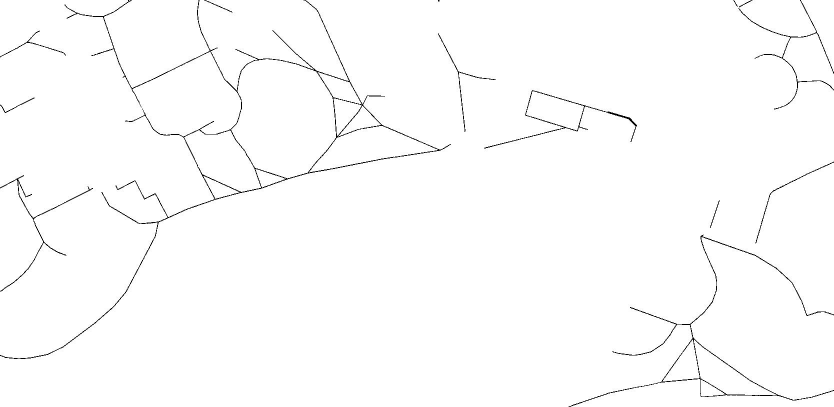
#> input picture pathfinding/output.jpg, 1668 x 814 px (shown at 1/2 size)
$ jupyter execute --allow-errors search.ipynb   (shell and % lines are left out)
#> lines starting #> are read from the running program, lines starting #| are printed output that depends on the picture
[cell 1]
from PIL import Image
import numpy as np

img = Image.open("output.jpg").convert("L")
img_arr = np.array(img)
ref_img = []
counter = 0
for row in range(len(img_arr)):
    for ele in range(len(img_arr[0])):
        if img_arr[row][ele] > 200:
            img_arr[row][ele] = 255
        elif img_arr[row][ele] < 50:
            img_arr[row][ele] = 0
        else:
            img_arr[row][ele] = 100
            ref_img.append([row, ele])
#> img_arr: shape (814, 1668); min 0, max 255, mean 252.2
#> after the loop, ref_img = [[209, 724], [444, 315]]
ref_coo = [[43.471806, -80.547952], [43.471175, -80.549465]]
my = (ref_coo[0][0] - ref_coo[1][0]) / (ref_img[0][0] - ref_img[1][0])
#> my = -2.69e-06
mx = (ref_coo[0][1] - ref_coo[1][1]) / (ref_img[0][1] - ref_img[1][1])
#> mx = 3.7e-06

y_coo = lambda img_y : ref_coo[0][0] + (my * (img_y - ref_img[0][0]))
x_coo = lambda img_x : ref_coo[0][1] + (mx * (img_x - ref_img[0][1]))
tree = {}
for col in range(len(img_arr)):
    for row in range(len(img_arr[0])):
        if img_arr[col][row] != 255:
            neighbours = []
            for num1 in [-1, 0, 1]:
                for num2 in [-1, 0, 1]:
                    try:
                        if img_arr[col + num1][row + num2] != 255 and num1 + num2 != 0:
                            neighbours.append("(" + str(col + num1) + ", " + str(row + num2) + ")")
                    except:
                        pass
            tree["(" + str(col) + ", " + str(row) + ")"] = (neighbours, (y_coo(col), x_coo(row)))
#> after the loop, tree = 14853 items

[cell 2]
import json

json_string = json.dumps(tree)

file_name = "tree.txt"

with open(file_name, 'w') as file:
    file.write(json_string)

[cell 3]
from collections import deque

def find_routes(tree, start_node, max_nodes=1000):
#> called with start_node = '(289, 898)', max_nodes = 1000
    visited = set()
    routes = []
    queue = deque([(start_node, [start_node])])

    while queue and len(routes) < max_nodes:
        current_node, path = queue.popleft()
        if current_node not in visited:
            visited.add(current_node)
            routes.append(path)

            for neighbor in tree[current_node][0]:
                if neighbor not in visited:
                    queue.append((neighbor, path + [neighbor]))

    return routes

start_point = '(289, 898)'
possible_routes = find_routes(tree, start_point)
#> possible_routes = 1000 items

for route in possible_routes:
    print(route)
#> this loop made 1000 passes
#> route on passes 1 to 3: ['(289, 898)'], ['(289, 898)', '(289, 899)'], ['(289, 898)', '(290, 898)']
#| ['(289, 898)']
#| ['(289, 898)', '(289, 899)']
#| ['(289, 898)', '(290, 898)']
#| ['(289, 898)', '(289, 899)', '(289, 900)']
#| ['(289, 898)', '(290, 898)', '(290, 897)']
#| ['(289, 898)', '(289, 899)', '(289, 900)', '(288, 900)']
#| ['(289, 898)', '(290, 898)', '(290, 897)', '(290, 896)']
#| ['(289, 898)', '(290, 898)', '(290, 897)', '(291, 897)']
#> (further printed lines are left out)

[cell 4]
import gmplot

map_center = tree['(6, 253)'][1]
#> map_center = (43.47, -80.55)
#> (the rest of this cell did not finish here and is left out)

[cell 5]
source_node, target_node = '(406, 409)', '(557, 266)'

[cell 6]
import heapq
from math import radians, sin, cos, sqrt, atan2, degrees

R = 6371000

def haversine(coord1, coord2):
    lat1, lon1 = map(radians, coord1)
    lat2, lon2 = map(radians, coord2)

    dlat = lat2 - lat1
    dlon = lon2 - lon1

    a = sin(dlat / 2) ** 2 + cos(lat1) * cos(lat2) * sin(dlon / 2) ** 2
    c = 2 * atan2(sqrt(a), sqrt(1 - a))

    return round(R * c, 5)

def calculate_angle(coord1, coord2):
    dx, dy = coord2[1] - coord1[1], coord2[0] - coord1[0]
    return degrees(atan2(dy, dx))

def smooth_path(path, tree):
    smoothed_path = [path[0]]
    i = 1
    while i < len(path) - 1:
        start_node = path[i - 1]
        current_node = path[i]
        end_node = path[i + 1]
        start_coords, current_coords, end_coords = tree[start_node][1], tree[current_node][1], tree[end_node][1]
        angle_start = calculate_angle(start_coords, current_coords)
        angle_end = calculate_angle(current_coords, end_coords)

        if abs(angle_start - angle_end) < 1e-5:
            if round(angle_start) % 90 < 2:
                smoothed_path[-1] = end_node
            else:
                smoothed_path.append(path[i])
            i += 1
        else:
            smoothed_path.append(path[i])
        i += 1
    smoothed_path.append(path[-1])
    return smoothed_path

def dijkstra(tree, start, end):
#> called with start = '(406, 409)', end = '(557, 266)'
    graph = {node: {n: haversine(tree[node][1], tree[n][1]) for n in tree[node][0]} for node in tree}
#> graph = 14853 items

    distances = {node: float('inf') for node in graph}
#> distances = 14853 items
    distances[start] = 0
    priority_queue = [(0, start)]
    previous_nodes = {}

    while priority_queue:
        current_distance, current_node = heapq.heappop(priority_queue)
        if current_distance > distances[current_node]:
            continue

        for neighbor, weight in graph[current_node].items():
            distance = current_distance + weight
            if distance < distances[neighbor]:
                distances[neighbor] = distance
                previous_nodes[neighbor] = current_node
                heapq.heappush(priority_queue, (distance, neighbor))
#> after the loop, previous_nodes = 7077 items

    path = []
    current_node = end
    while current_node != start:
        path.insert(0, current_node)
        current_node = previous_nodes[current_node]
#> this loop made 294 passes
#> current_node on passes 1 to 3: '(556, 266)', '(555, 266)', '(554, 266)'
#> after the loop, path = 294 items, first 6: '(406, 408)', '(406, 407)', '(406, 406)', '(407, 406)', '(407, 405)', '(407, 404)'
    path.insert(0, start)

    for i in range(len(path) - 1):
        start_node, end_node = path[i], path[i + 1]
        distance = distances[end_node]
        start_coords, end_coords = tree[start_node][1], tree[end_node][1]
        angle = calculate_angle(start_coords, end_coords)
#> this loop made 294 passes
#> (start_node, end_node, distance, dx in calculate_angle, dy in calculate_angle, angle) on passes 1 to 3: ('(406, 409)', '(406, 408)', 0.299, -3.7e-06, 0, 180), ('(406, 408)', '(406, 407)', 0.597, -3.7e-06, 0, 180), ('(406, 407)', '(406, 406)', 0.896, -3.7e-06, 0, 180)
        # print(f"Move from {start_node} to {end_node}: Distance: {distance:.3f} m, Cartesian Angle: {angle:.3f} degrees")

    return path

path = dijkstra(tree, source_node, target_node)
#> path = 295 items, first 6: '(406, 409)', '(406, 408)', '(406, 407)', '(406, 406)', '(407, 406)', '(407, 405)'
smoothed_path = smooth_path(path, tree)
#> in smooth_path, `smoothed_path = [path[0]]`: smoothed_path = ['(406, 409)']
#> the loop in smooth_path, `while i < len(path) - 1:` made 204 passes
#> (start_node, current_node, end_node, angle_start, angle_end, i) on passes 1, 3, 4, 5, 6, 7, 8, 9, 10, 11: ('(406, 409)', '(406, 408)', '(406, 407)', 180, 180, 3), ('(406, 406)', '(407, 406)', '(407, 405)', -90, 180, 5), ('(407, 406)', '(407, 405)', '(407, 404)', 180, 180, 7), ('(407, 404)', '(407, 403)', '(408, 403)', 180, -90, 8), ('(407, 403)', '(408, 403)', '(408, 402)', -90, 180, 9), ('(408, 403)', '(408, 402)', '(408, 401)', 180, 180, 11), ('(408, 401)', '(408, 400)', '(409, 400)', 180, -90, 12), ('(408, 400)', '(409, 400)', '(409, 399)', -90, 180, 13), ('(409, 400)', '(409, 399)', '(409, 398)', 180, 180, 15), ('(409, 398)', '(409, 397)', '(410, 397)', 180, -90, 16)
#> (current_node, end_node, angle_start, angle_end, i) on pass 2: ('(406, 406)', '(407, 406)', 180, -90, 4)

for i in range(len(smoothed_path) - 1):
    start_node, end_node = smoothed_path[i], smoothed_path[i + 1]
    start_coords, end_coords = tree[start_node][1], tree[end_node][1]
    distance = haversine(start_coords, end_coords)
    angle = calculate_angle(start_coords, end_coords)
    print(f"Move from {start_node} to {end_node}: Distance: {distance:.3f} m, Cartesian Angle: {angle:.3f} degrees")
#> this loop made 116 passes

print(f"Total distance of the path: {sum(haversine(tree[smoothed_path[i]][1], tree[smoothed_path[i+1]][1]) for i in range(len(smoothed_path) - 1)):.3f} m")
print(f'Shortest path: {" -> ".join(smoothed_path)}')

[cell 7]
def plot_on_map(tree, path):
    gmap = gmplot.GoogleMapPlotter(tree[path[0]][1][0], tree[path[0]][1][1], 12)

    lats, lons = [], []
    for node in path:
        lat, lon = tree[node][1]
        lats.append(lat)
        lons.append(lon)

    gmap.plot(lats, lons, 'cornflowerblue', edge_width=5)

    gmap.marker(lats[0], lons[0], 'green')
    gmap.marker(lats[-1], lons[-1], 'red')

    gmap.draw('path_on_map.html')
    return 'path_on_map.html'

smoothed_path = smooth_path(path, tree)

plot_on_map(tree, smoothed_path)
#> (the call stopped at in plot_on_map, `gmap = gmplot.GoogleMapPlotter(tree[path[0]][1][0], tree[path[0]][1][1..`: gmplot is not available in this run)

[cell 8]
import matplotlib.pyplot as plt
import networkx as nx

[cell 9]
all_coordinates = set()
for node, (_, coords) in tree.items():
    all_coordinates.add(coords)
#> this loop made 14853 passes
#> (node, coords) on passes 1 to 3: ('(0, 256)', (43.47, -80.55)), ('(0, 257)', (43.47, -80.55)), ('(0, 261)', (43.47, -80.55))

G = nx.Graph()

for coord in all_coordinates:
    G.add_node(coord)
#> this loop made 14853 passes

rotated_flipped_coords = {
    (x, y): (y, x) for (x, y) in all_coordinates
}

pos = {coord: rotated_flipped_coords[coord] for coord in all_coordinates}

plt.figure(figsize=(8, 6))

smoothed_path_set = set(smoothed_path)

coordinates_smoothed_path = [tree[node][1] for node in smoothed_path]

for coord in coordinates_smoothed_path:
    G.add_node(coord)
#> this loop made 117 passes

nx.draw_networkx_nodes(G, pos, node_size=10)
nx.draw_networkx_edges(G, pos, width=1.0, alpha=0.5)
nx.draw_networkx_nodes(G, pos, nodelist=coordinates_smoothed_path, node_size=10, node_color='black')
nx.draw_networkx_edges(G, pos, width=1.0, alpha=0.5)

plt.axis('off')
plt.show()
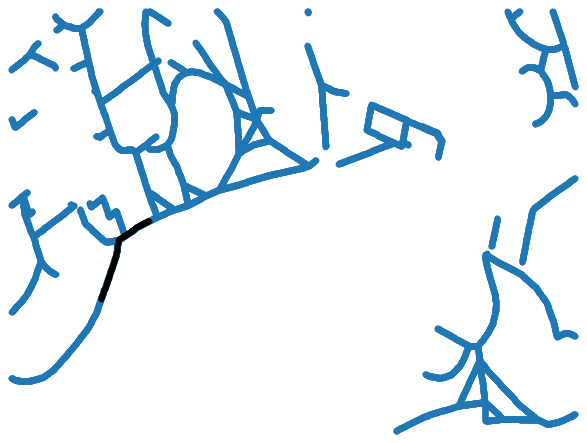
#> figure drawn by matplotlib, 1 panel

[cell 10]
path = dijkstra(tree, source_node, target_node)
smoothed_path = smooth_path(path, tree)

G = nx.Graph()

for i in range(len(smoothed_path) - 1):
    start_node, end_node = smoothed_path[i], smoothed_path[i + 1]
    G.add_edge(start_node, end_node)

pos = {node: (tree[node][1][1], tree[node][1][0]) for node in tree}

plt.figure(figsize=(16, 16))

red = (1, 0, 0)
green = (0, 1, 0)

image_width = 1280
image_height = 720

red_node = smoothed_path[0]
red_node_position = pos[red_node]

image_x = int(red_node_position[0] * image_width)
image_y = int(red_node_position[1] * image_height)

print(f"Image coordinates of the red node ({red_node}): ({image_x}, {image_y})")

node_colors = [red if node == smoothed_path[0] else green if node == smoothed_path[-1] else (0, 0, 0) for node in G.nodes]
nx.draw_networkx_nodes(G, pos, node_size=2000, node_color=node_colors)
nx.draw_networkx_edges(G, pos, width=30, alpha=1, edge_color='black')

plt.axis('off')
plt.savefig('graph_image.png', dpi=80)
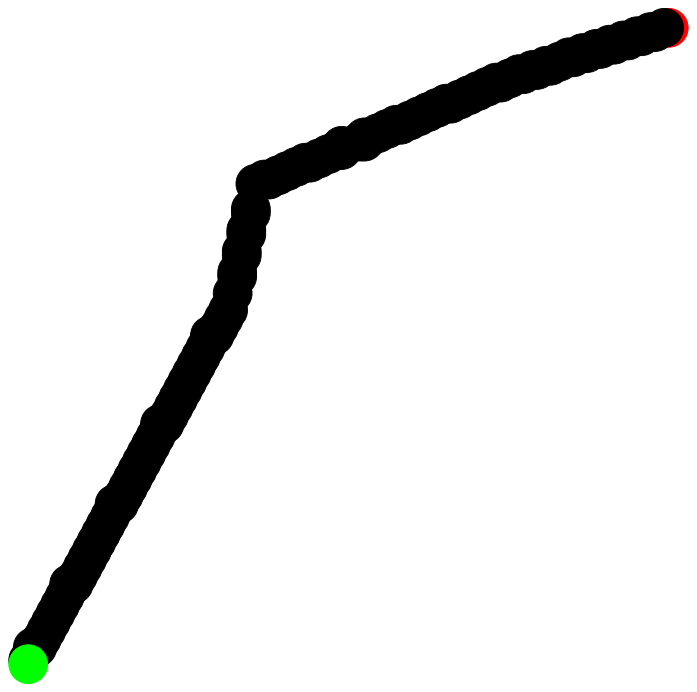
#> figure drawn by matplotlib, 1 panel
plt.show()
